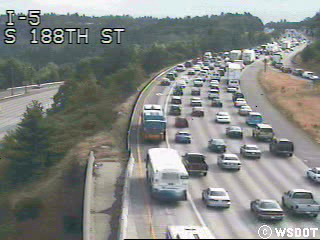
#> input picture frame 5 of video/cctv052x2004080517x01660.avi, 320 x 240 px, given in place of 5570.mp4, which was not available
$ python main.py
#> lines starting #> are read from the running program, lines starting #| are printed output that depends on the picture
### Main/nodeCordinates.py
# import important library and modules
import gmsh
import pandas as pd
from math import floor

# function to get higher order nodes
def getCoordinates():

    nodeTags=[]
    coordinates=[]
    b=[]
    t=[]
    entities = gmsh.model.getEntities()
    for e in entities:
        allInfo=gmsh.model.mesh.getNodes(e[0],e[1])
        nodeTags.extend(allInfo[0])
        coordinates.extend(allInfo[1])

    nC=dict()
    step=0
    for i in range(len(nodeTags)):
      nC[nodeTags[i]]=[coordinates[i+step],coordinates[i+step+1]]
      step+=2

    faces=gmsh.model.mesh.get_element_face_nodes(gmsh.model.mesh.getElementTypes(e[0],e[1])[0],3)
    x6s=[]
    x24s=[]
    y6s=[]
    y24s=[]
    for i in range(0,len(faces),10):
      b.extend([faces[i],faces[i+1],faces[i+3],faces[i+4]])
      t.append([faces[i],faces[i+1],faces[i+2],faces[i+3],faces[i+4],faces[i+5],faces[i+6],faces[i+7],faces[i+8],faces[i+9]])
      x6s.append(((nC[faces[i+3]][0]) - (1/3)*(nC[faces[i]][0]-nC[faces[i+1]][0])))
      y6s.append(((nC[faces[i+3]][1]) - (1/3)*(nC[faces[i]][1]-nC[faces[i+1]][1])))
      x24s.append((1/12)*(nC[faces[i]][0]+nC[faces[i+1]][0]+4*nC[faces[i+2]][0]+3*nC[faces[i+3]][0]+3*x6s[-1]))
      y24s.append((1/12)*(nC[faces[i]][1]+nC[faces[i+1]][1]+4*nC[faces[i+2]][1]+3*nC[faces[i+3]][1]+3*y6s[-1]))

      nC[faces[i+4]][0]=x6s[-1]
      nC[faces[i+9]][0]=x24s[-1]
      nC[faces[i+4]][1]=y6s[-1]
      nC[faces[i+9]][1]=y24s[-1]

    #change this value if the image size changes (it is valid for square shape image n*n )
    n=112

    nodes=[]

    for m in nC.values():
      # function to convert spatial image cordinate to pixel coordinate system
      i=(n-1)-floor(m[1])
      j=floor(m[0])

      #remove duplicates
      if [[i,j]] not in nodes:
        nodes.append([[i,j]])

    return nodes

### Main/main.py
# import important libraries
import gmsh
import datetime
import numpy as np
import cv2 as cv
from nodeCordinates import getCoordinates


# Main function of this program
if __name__ == "__main__":
    i=0
    #fixing and configure window size
    cv.namedWindow("sparse optical flow",cv.WINDOW_NORMAL)
    cv.resizeWindow("sparse optical flow",750,520)

    # Parameters for Lucas-Kanade optical flow
    lk_params = dict(winSize = (15,15), maxLevel = 2, criteria = (cv.TERM_CRITERIA_EPS | cv.TERM_CRITERIA_COUNT, 10, 0.03))

    # take video input
    video = cv.VideoCapture(r'TinyVIRAT\TinyVIRAT\videos\train\VIRAT_S_000000\5570.mp4')

    #start the timer
    start_time = datetime.datetime.now()

    #if video is not available in the respective directory then it will retirn error
    if (video.isOpened()== False):
        print("Error occured while opening the video")


    #read the first frame
    ret, first_frame = video.read()
#> first_frame is the input picture: shape (240, 320, 3); mean B, G, R 131.4, 134.3, 131.1

    #convert color image into grayscale image
    prev_gray = cv.cvtColor(first_frame, cv.COLOR_BGR2GRAY)
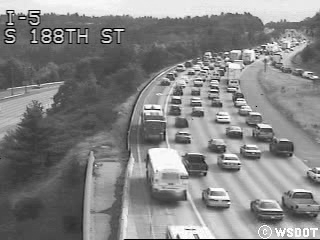
#> prev_gray: shape (240, 320); min 0, max 255, mean 133

    #save image as temp.jpg which is used by
    cv.imwrite("temp.jpg",prev_gray)

    #gmsh initialization
    gmsh.initialize()
#> (this line was passed over: gmsh is not available in this run)
    #clear all the previous build parameters
    gmsh.clear()
#> (this line was passed over: gmsh is not available in this run)
    #merge the supporting file
    gmsh.merge("cg.geo")
#> (this line was passed over: gmsh is not available in this run)
    gmsh.model.geo.synchronize()
#> (this line was passed over: gmsh is not available in this run)
    #mesh generation over 2D plane
    gmsh.model.mesh.generate(2)
#> (this line was passed over: gmsh is not available in this run)
    #mesh generation of higher order 3
    gmsh.model.mesh.setOrder(3)
#> (this line was passed over: gmsh is not available in this run)

    # get the pixel coordinates number which is trasformed from spatial image coordinate
#> (the run stopped early here; a loop or call above may not have finished)

$ run again, starting later in the video
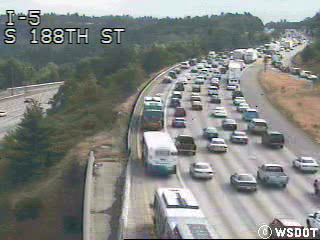
#> input picture frame 23 of video/cctv052x2004080517x01660.avi, 320 x 240 px, given in place of 5570.mp4, which was not available
#> first_frame is the input picture: shape (240, 320, 3); mean B, G, R 131.6, 134.8, 132
#> `prev_gray = cv.cvtColor(first_frame, cv.COLOR_BGR2GRAY)`:
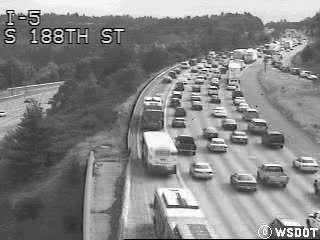
#> prev_gray: shape (240, 320); min 0, max 255, mean 133.5

$ run again, starting later in the video
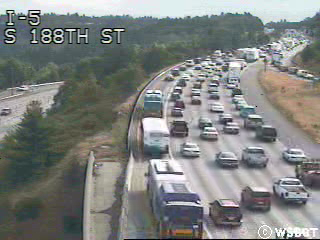
#> input picture frame 42 of video/cctv052x2004080517x01660.avi, 320 x 240 px, given in place of 5570.mp4, which was not available
#> first_frame is the input picture: shape (240, 320, 3); mean B, G, R 127.9, 130.1, 127.3
#> `prev_gray = cv.cvtColor(first_frame, cv.COLOR_BGR2GRAY)`:
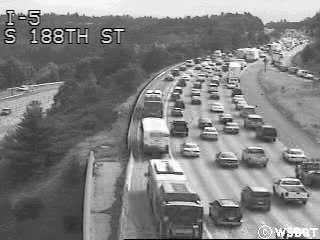
#> prev_gray: shape (240, 320); min 0, max 255, mean 129
